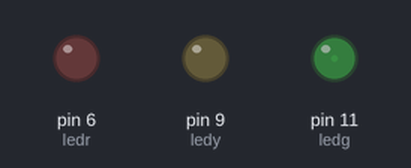
Simulated run of this sketch. Board: Arduino Uno, built with avr-gcc and run on an emulated ATmega328P. Shown: output pins drawn as LEDs (lit = HIGH).

Above: at 0.05 s.
At 0.6 s:
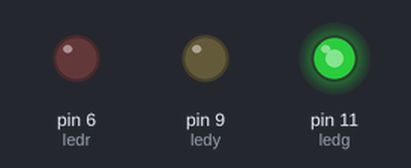
At 1.15 s:
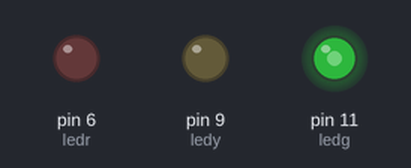
At 2.25 s:
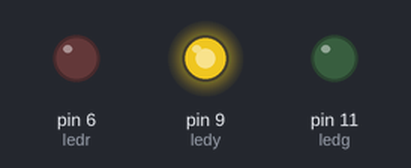
At 2.95 s:
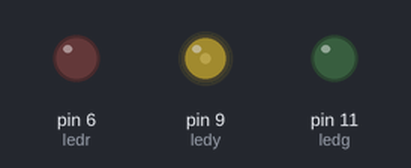
At 4.5 s:
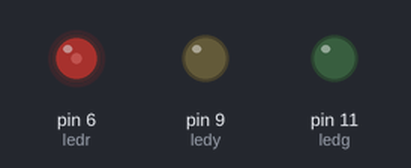
Timing chart, 0 to 6.1 s (numbered marks = the images above):
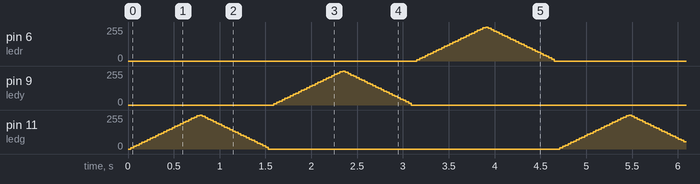

The sketch:

traffic.ino
```cpp
/*
  Fade

  This example shows how to fade an LED on pin 9 using the analogWrite()
  function.

  The analogWrite() function uses PWM, so if you want to change the pin you're
  using, be sure to use another PWM capable pin. On most Arduino, the PWM pins
  are identified with a "~" sign, like ~3, ~5, ~6, ~9, ~10 and ~11.

  Components:
  1 green led  - connected (+) to PIN 11 (ledg) and ground (-)
  1 yellow led - connected (+) to PIN 09 (ledy) and ground (-)
  1 red led    - connected (+) to PIN 06 (ledy) and ground (-)

  Result:
  Each led is fading-in and fading-out in sequence


*/

int ledr = 6;           // the PWM pin the LED is attached to
int ledy = 9;           // the PWM pin the LED is attached to
int ledg = 11;           // the PWM pin the LED is attached to
int leds[] = { ledg, ledy, ledr};

int brightness = 0;    // how bright the LED is
int fadeAmount = 10;    // how many points to fade the LED by
int fadeFactor = 1;
int ledNum= 0;

// the setup routine runs once when you press reset:
void setup() {
  // declare pin 9 to be an output:
  pinMode(ledr, OUTPUT);
  pinMode(ledy, OUTPUT);
  pinMode(ledg, OUTPUT);
}

// the loop routine runs over and over again forever:
void loop() {

  if (brightness<0) {
    brightness=0;
  }
  if (brightness>255) {
    brightness=255;
  }
  // set the brightness of pin 9:
  analogWrite(leds[ledNum], brightness);

  // change the brightness for next time through the loop:
  brightness = brightness + fadeAmount * fadeFactor;

  // reverse the direction of the fading at the ends of the fade:
  if (brightness <= 0 || brightness >= 255) {
    fadeFactor = -fadeFactor;
  }

  if (brightness <= 0){
    analogWrite(leds[ledNum], 0);
    ledNum++;
    if (ledNum==3){
      ledNum = 0;
    }
  }
  // wait for 30 milliseconds to see the dimming effect
  delay(30);
}
```
